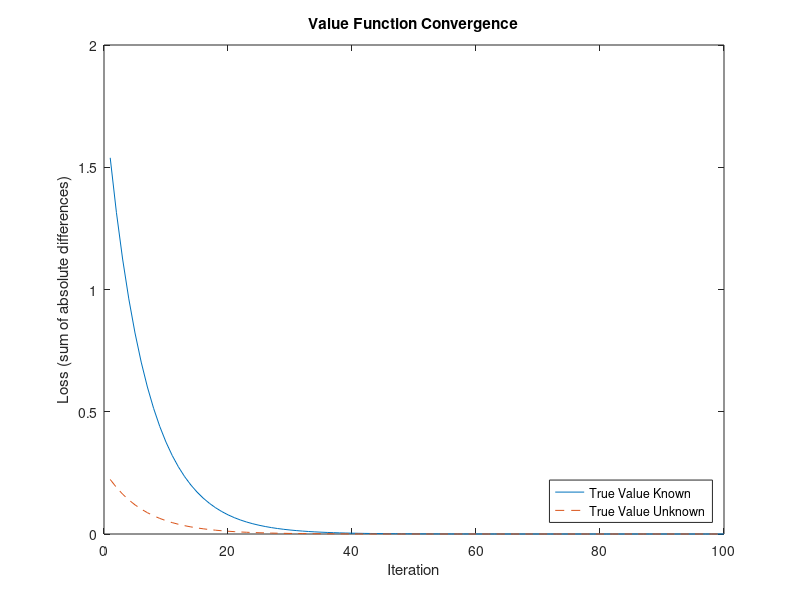

Source code (MATLAB):
%Macro III
%Assignment 2
%Fred Xu and Jonah Coste
%1/24/19

%Question 1
 
beta = .97;
delta = .1;
theta = .3;
steady=@(x) [-x(1) + beta*x(1)*(theta * x(2)^(theta-1) + 1 - delta);
	x(2)^theta - delta*x(2) - x(1)];

initial_guess=[1;1];

%prints answer. 1st entry is steady state consumption
%2nd entry is steady state capital
steady_state=fsolve(steady,initial_guess)
 
 %Question 2
 %2.1
 % Define E as a row matrix with two variables.
 % Each variable is an indicator for employed or unemplyed i.e.
 % E=[1,0] if employed and E=[0,1] if unemployed.
 % This is the state variable.
 % Value function becomes Value(E) = EV where V is a 1x2 column vector:
 % V = [value if employed ; value if unemployed]
 % EV = EU + beta*ETV
 % Where T is a transition matrix:
 % T = [pi_e, 1-pi_e; 1-pi_u, pi_u]
 % and U is the column matrix U=[u(w_h); u(w_l)]
 %2.2
 %Parameters
 w_h = 1;
 w_l = .9;
 beta = .96;
 pi_e = .95;
 pi_u = .9;
 utility=@(c) log(c);

 T = [pi_e, 1-pi_e; 1-pi_u, pi_u];
 U = [utility(1); utility(.9)];
 I = eye(2);
 
 V=inv(I-beta*T)*U;
 
 %print answer
 V
 
 %2.3
 
 
steady2=@(x) (1-pi_e)*(1-x) + pi_u*x - x;
initial_guess2=.5;
%prints answer
unemployment_rate=fsolve(steady2,initial_guess2)
 
 %Question 3
 %nstar(z) = (w/(z*alpha))^(1/(alpha-1)
 
 % Let S_it = [s_it1; s_it2; ... ; s_itN] be a Nx1 column vector
 % where s_itx=1 if z_it = z_x and 0 otherwise.
 % Therefore S_it*Z = z_it
 % S_it is the state variable.
 % The value function is: 
 %Value(S) = SV = Spi + beta(1-lambda)STV
 % Where T is the NxN transition matrix ie
 % T_jk = f(z_i,t+1 = k | z_it = j)
 % and pi is the optimal profit row vector [pi_1, pi_2, ... , pi_N]
 % where pi_x = z_x*nstar(z_x)^alpha - w*nstar(z_x)
 
 %Question 4
 %4.1
 %Parameters
 N = 5;
 p = .8;
 w = 1;
 alpha = .7;
 beta = .95;
 lambda = .1;
 
 Z = zeros(1,N);
 T = zeros(N);
 nstar = zeros(N,1);
 pi = zeros(N,1);
 I = eye(N);
 T=T+(1-p)/(N-1)+eye(N)*(p-(1-p)/(N-1));
 for i =1:N
     Z(i) = i/N;
     nstar(i) = (w/(Z(i)*alpha))^(1/(alpha-1));
     pi(i)=Z(i)*nstar(i)^alpha - w*nstar(i);
 end
 
 %prints answer
 V = inv(I-beta*(1-lambda)*T)*pi
 
 %4.2
 Vguess = zeros(5,1);
 for i= 1:2000
     Vguess = pi + beta*(1-lambda)*T*Vguess;
 end
 
 %prints final interation
 Vguess
 
 %4.3
 iterations = 100;
 loss = zeros(iterations,1);
 Vguess = zeros(5,1);
 for j =1:5
     loss(1) = loss(1) + abs(V(j)-Vguess(j));
 end
 for i= 1:iterations-1
     Vguess = pi + beta*(1-lambda)*T*Vguess;
     for j =1:5
        loss(i+1) = loss(i+1) + abs(V(j)-Vguess(j));
     end
 end
 
 plot(loss)
 title('Value Function Convergence--True Value Known')
 xlabel('Iteration')
 ylabel('Loss (sum of absolute differences from true value)')
 
 % ~67 iterations gives a fairly precise estimate of the value function.
 % Note this is the first iteration where loss function rounds to .0000
 %4.4
 loss2 = zeros(iterations,2);
 Vold = zeros(5,1);
 Vnew = zeros(5,1);
 for i= 1:iterations
     loss2(i,1) = loss(i);
     Vold=Vnew;
     Vnew = pi + beta*(1-lambda)*T*Vold;
     for j =1:5
        loss2(i,2) = loss2(i,2) + abs(Vnew(j)-Vold(j));
     end
 end
 
 plot(loss2(:,1),'-')
 hold on
 plot(loss2(:,2),'--')
 title('Value Function Convergence')
 xlabel('Iteration')
 ylabel('Loss (sum of absolute differences)')
 legend({'True Value Known','True Value Unknown'},'Location','southeast')
 
 % Now ~55 iterations gives a fairly precise estimate of the value function.
 % Note this is the first iteration where loss function rounds to .0000
